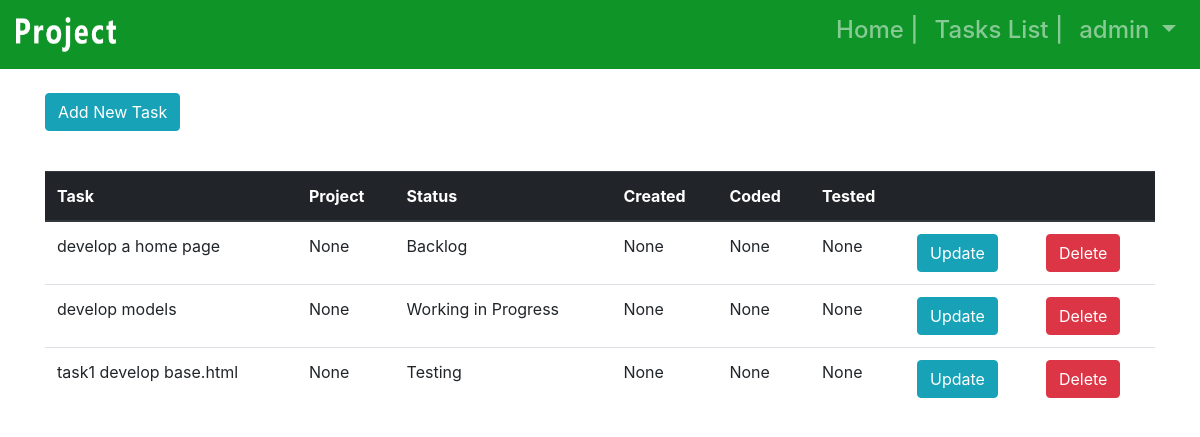
The app's page /tasks/tasklist/ (signed in) with its own data.
### users/models.py (models this page shows, shortened)
class CustomUser(AbstractUser):
    is_employee = models.BooleanField(default=True)
    is_manager = models.BooleanField(default=True)
    role = models.CharField(max_length=50, choices=Role, null=True, blank=True)
    year_of_experience = models.PositiveIntegerField(null=True, blank=True)
    employee_cell_phone = models.CharField(max_length=50, default=' ', null=True, blank=True)

### tasks/models.py (models this page shows, shortened)
class Task(models.Model):
    task_no = models.AutoField(auto_created=True, primary_key=True)
    create_by = models.ForeignKey(settings.AUTH_USER_MODEL, on_delete=models.CASCADE, blank=True,
                                  null=True, related_name='+')
    employee_code = models.ForeignKey(settings.AUTH_USER_MODEL, on_delete=models.CASCADE,
                                      blank=True, null=True, related_name='+')
    employee_test = models.ForeignKey(settings.AUTH_USER_MODEL, on_delete=models.CASCADE,
                                      blank=True, null=True, related_name='+')
    project = models.ForeignKey(Project, on_delete=models.CASCADE, default='', blank=True, null=True)
    task = models.CharField(max_length=255, null=True, blank=True)
    description = models.TextField(max_length=255, null=True, blank=True)
    note = models.TextField(max_length=255, null=True, blank=True)
    status = models.CharField(max_length=50, choices=Status, null=True, blank=True)
    work_creat_date = models.DateField(auto_now_add=True)
    work_code_date = models.DateField(auto_now_add=False, null=True, blank=True)
    work_test_date = models.DateField(auto_now_add=False, null=True, blank=True)
    work_done_date = models.DateField(auto_now_add=False, null=True, blank=True)

### tasks/views.py (the view)
# urls.py: path('tasklist/', TaskListView.as_view(), name='taskslist'),
class TaskListView(LoginRequiredMixin, ListView):
    template_name = 'tasks.html'
    models = Task
    def get(self, request):
        tasks = Task.objects.all()
        return render(request, self.template_name, {'tasks': tasks})

### templates/tasks.html (shortened to what this page needs)
<!DOCTYPE html>
<html lang="en">{% extends 'base.html' %}
{% block content %}
{% load static %}
    {%if user.is_manager is True%}
        <div class="pull-left" >
            <p><a href="{% url 'TaskNew' %}" role="button" class="btn btn-info">Add New Task</a>
        </div>
    {% endif %}
<br>
    {% if tasks is not null %}
    <div>
    <table class="table">
      <thead class="thead-dark">
                <tr>
                    <th scope="col">Task</th>
                    <th scope="col">Project</th>
                    <th scope="col">Status</th>
                    <th scope="col">Created</th>
                    <th scope="col">Coded</th>
                    <th scope="col">Tested</th>
                    <th scope="col"></th>
                    {%if user.is_manager is True%}
                    <th scope="col"></th>
                    {% endif %}
                </tr>
            </thead>
            <tbody>
                {% for task in tasks %}
                    <tr>
                        <td><span class="font-muted">
                            {{ task.task }}
                        </span></td>
                        <td><span class="font-muted"> {{ task.project }}  </span></td>
                        <td><span class="font-muted" color = red> {{ task.status }}</span>
                        <td><span class="font-muted"> {{ task.create_by }} </span></td>
                        <td><span class="font-muted"> {{ task.employee_code }} </span></td>
                        <td><span class="font-muted"> {{ task.employee_test }} </span></td>
                            <td>
                                <span>
                                    <a class="btn btn-info" href="{% url 'TaskUpdate' task.pk %}" role="button" >Update</a>
                                </span>
                            </td>
                            <td>
                                {%if user.is_manager is True%}
                                <span>
                                    <a class="btn btn-danger" href="{% url 'TaskDelete' task.pk %}" role="button">Delete</a>
                                </span>
                                {% endif %}
                            </td>
                {% endfor %}
            </tbody>
            </table>
         </div>
    {% endif %}
{% endblock content %}

### templates/base.html (shortened to what this page needs)
<!doctype html>
<html lang="en">
  <head>
    <link rel="stylesheet" href="https://stackpath.bootstrapcdn.com/bootstrap/4.1.3/css/bootstrap.min.css">
  </head>
  <body>
    <nav class="navbar navbar-expand-md navbar-dark mb-4" style="background-color: #0f9428;" >
      <a class="navbar-brand" href="{% url 'home' %}">
		{% load static %}
		<img src="{% static "/tasks/image/logo.png" %}" width="100" height="35" class="d-inline-block align-top" alt="Project Taks management system System">
		</a>
          <div class="collapse navbar-collapse" id="navbarNav">
              {% if user.is_authenticated %}
            <ul class="nav navbar-nav ml-auto w-100 justify-content-end">
              <li class="nav-item active" style="text-align: right">
                <h4><a class="nav-link" href="{% url 'home' %}">Home |<span class="sr-only">(current)</span></a></h4>
              </li>
              <li class="nav-item" style="text-align: right">
                <h4><a class="nav-link" href="{% url 'taskslist' %}"
                >Tasks List | </a></h4>
              </li>
              <li>
                  <h4><a class="nav-link dropdown-toggle" href="#" id="userMenu"\
                  data-toggle="dropdown" aria-haspopup="true" aria-expanded\
                                 ="false">
                    {{ user.username }}
                  </a>
                  </h4>
              </li></ul>
        {% else %}
          <form class="form-inline ml-auto">
            <a href="{% url 'login' %}" class="btn btn-secondary ml-2">
            Log In</a>
          </form>
        {% endif %}
      </div>
    </nav>
    <div class="container">
      {% block content %}
      {% endblock content %}
    </div>
  </body>
</html>

### records on screen
CustomUser: username "admin"
Task: task "develop a home page", project "None", status "Backlog", create_by "None", employee_code "None", employee_test "None"
Task: task "develop models", project "None", status "Working in Progress", create_by "None", employee_code "None", employee_test "None"
Task: task "task1 develop base.html", project "None", status "Testing", create_by "None", employee_code "None", employee_test "None"
